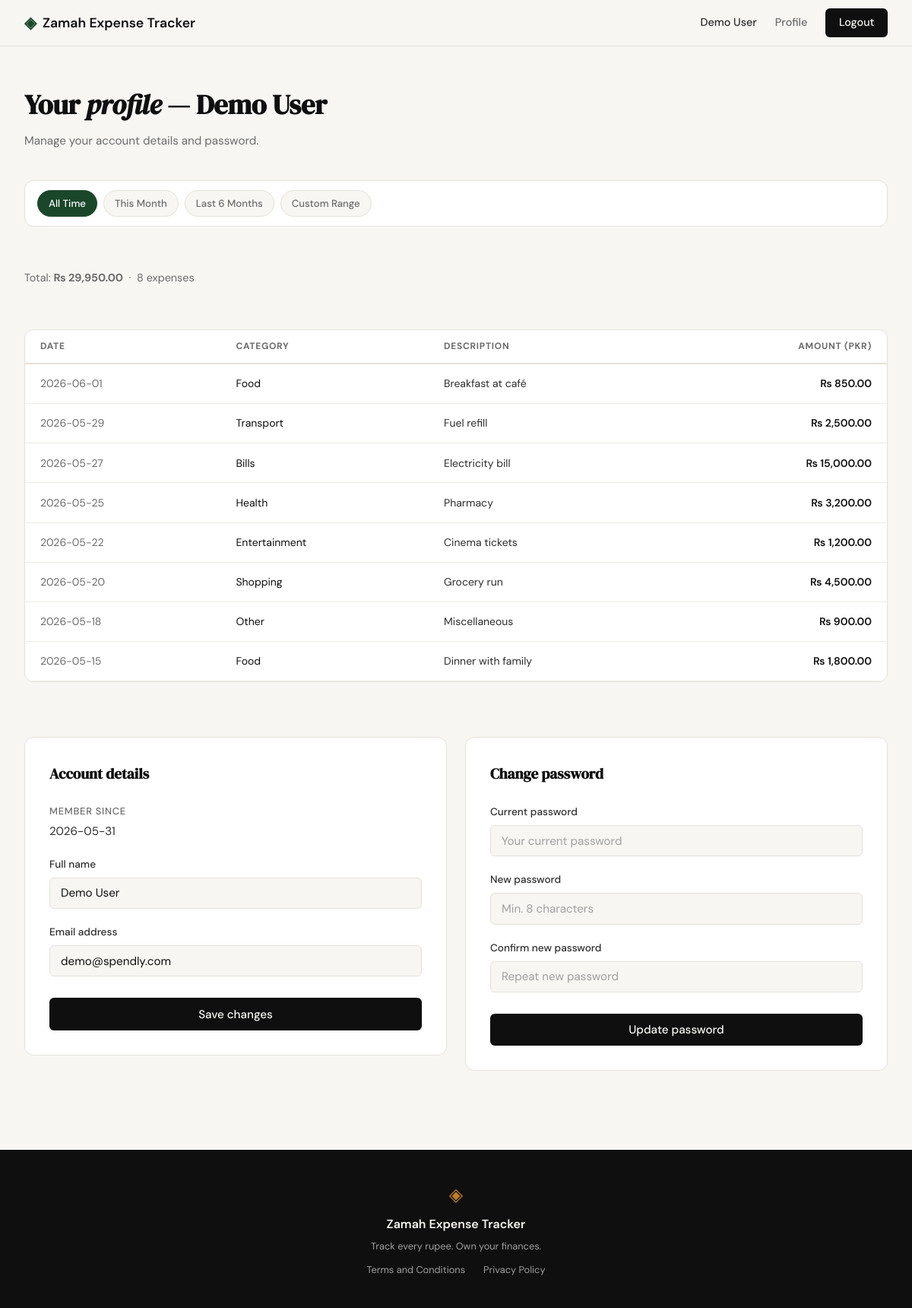
The page /profile?period=all (signed in) on the database its author committed.
### tables this page shows
CREATE TABLE users (
            id            INTEGER PRIMARY KEY AUTOINCREMENT,
            name          TEXT    NOT NULL,
            email         TEXT    NOT NULL UNIQUE,
            password_hash TEXT    NOT NULL,
            created_at    TEXT    DEFAULT (datetime('now'))
        );

CREATE TABLE expenses (
            id          INTEGER PRIMARY KEY AUTOINCREMENT,
            user_id     INTEGER NOT NULL,
            amount      REAL    NOT NULL,
            category    TEXT    NOT NULL,
            date        TEXT    NOT NULL,
            description TEXT,
            created_at  TEXT    DEFAULT (datetime('now')),
            FOREIGN KEY (user_id) REFERENCES users(id)
        );

### app.py (the view, shortened to what this page needs)
@app.route("/profile")
def profile():
    if not session.get("user_id"):
        return redirect(url_for("login"))
    today = date.today()
    period = request.args.get("period", "month")
    def _valid_date(s):
        try:
            date.fromisoformat(s)
            return True
        except (ValueError, TypeError):
            return False
    if period == "all":
        from_date = ""
        to_date = ""
        expenses = get_expenses(session["user_id"])
    else:
        period = "month"
        from_date = today.replace(day=1).strftime("%Y-%m-%d")
        to_date = today.replace(day=calendar.monthrange(today.year, today.month)[1]).strftime("%Y-%m-%d")
        expenses = get_expenses_filtered(session["user_id"], from_date, to_date)
    filtered_total = sum(row["amount"] for row in expenses)
    user = get_user_by_id(session["user_id"])
    return render_template(
        "profile.html",
        user=user,
        message=request.args.get("message"),
        error=request.args.get("error"),
        expenses=expenses,
        filtered_total=filtered_total,
        from_date=from_date,
        to_date=to_date,
        period=period,
    )

### database/db.py (called while the page is built)
def get_db():
    path = current_app.config.get("DATABASE", DB_PATH) if has_app_context() else DB_PATH
    if path == ":memory:":
        conn = sqlite3.connect("file::memory:?cache=shared", uri=True)
    else:
        conn = sqlite3.connect(path)
    conn.row_factory = sqlite3.Row
    conn.execute("PRAGMA foreign_keys = ON")
    return conn

def get_user_by_id(user_id):
    db = get_db()
    row = db.execute("SELECT * FROM users WHERE id = ?", (user_id,)).fetchone()
    db.close()
    return row

def get_expenses(user_id):
    db = get_db()
    rows = db.execute(
        "SELECT * FROM expenses WHERE user_id = ? ORDER BY date DESC",
        (user_id,)
    ).fetchall()
    db.close()
    return rows

### templates/profile.html (shortened to what this page needs)
{% extends "base.html" %}
{% block content %}
<section class="dashboard-section">
    <div class="dashboard-container">
        <div class="dashboard-header">
            <h1 class="dashboard-title">Your <em>profile</em> — {{ user['name'] }}</h1>
            <p class="dashboard-subtitle">Manage your account details and password.</p>
        </div>
        <div class="filter-bar">
            <div class="filter-presets">
                <a href="{{ url_for('profile') }}?period=all"
                   class="filter-preset{% if period == 'all' %} active{% endif %}">All Time</a>
                <a href="{{ url_for('profile') }}?period=month"
                   class="filter-preset{% if period == 'month' %} active{% endif %}">This Month</a>
                <a href="{{ url_for('profile') }}?period=6months"
                   class="filter-preset{% if period == '6months' %} active{% endif %}">Last 6 Months</a>
                <button class="filter-preset{% if period == 'custom' %} active{% endif %}"
                        id="custom-toggle" type="button">Custom Range</button>
            </div>
        </div>
        <p class="filter-summary">
            Total: <strong>₨ {{ "{:,.2f}".format(filtered_total) }}</strong>
            &nbsp;·&nbsp; {{ expenses|length }} expense{{ 's' if expenses|length != 1 else '' }}
        </p>
        {% if expenses %}
        <div class="summary-card" style="overflow-x:auto; padding:0; margin-bottom:2rem">
            <table style="width:100%; border-collapse:collapse; font-family:var(--font-body)">
                <thead>
                    <tr style="border-bottom:2px solid var(--border)">
                        <th style="padding:0.75rem 1.25rem; text-align:left; font-size:0.75rem; text-transform:uppercase; letter-spacing:0.06em; color:var(--ink-muted)">Date</th>
                        <th style="padding:0.75rem 1.25rem; text-align:left; font-size:0.75rem; text-transform:uppercase; letter-spacing:0.06em; color:var(--ink-muted)">Category</th>
                        <th style="padding:0.75rem 1.25rem; text-align:left; font-size:0.75rem; text-transform:uppercase; letter-spacing:0.06em; color:var(--ink-muted)">Description</th>
                        <th style="padding:0.75rem 1.25rem; text-align:right; font-size:0.75rem; text-transform:uppercase; letter-spacing:0.06em; color:var(--ink-muted)">Amount (PKR)</th>
                    </tr>
                </thead>
                <tbody>
                    {% for expense in expenses %}
                    <tr style="border-bottom:1px solid var(--border-soft)">
                        <td style="padding:0.9rem 1.25rem; color:var(--ink-muted); font-size:0.875rem">{{ expense['date'] }}</td>
                        <td style="padding:0.9rem 1.25rem; font-size:0.875rem">{{ expense['category'] }}</td>
                        <td style="padding:0.9rem 1.25rem; color:var(--ink-soft); font-size:0.875rem">{{ expense['description'] or '—' }}</td>
                        <td style="padding:0.9rem 1.25rem; text-align:right; font-weight:600; font-size:0.875rem">₨ {{ "{:,.2f}".format(expense['amount']) }}</td>
                    </tr>
                    {% endfor %}
                </tbody>
            </table>
        </div>
        {% else %}
        <p class="empty-state" style="margin-bottom:2rem">No expenses found for this period.</p>
        {% endif %}
        <div class="profile-grid">
            <div class="auth-card">
                <h2 class="profile-card-title">Account details</h2>
                <p class="profile-meta-label">Member since</p>
                <p class="profile-meta-value">{{ user['created_at'][:10] }}</p>
                <form method="POST" action="{{ url_for('profile_update') }}">
                    <div class="form-group">
                        <label for="name">Full name</label>
                        <input type="text" id="name" name="name"
                               class="form-input" placeholder="Yousaf Shamozai"
                               value="{{ user['name'] }}" required>
                    </div>
                    <div class="form-group">
                        <label for="email">Email address</label>
                        <input type="email" id="email" name="email"
                               class="form-input" placeholder="yousaf@example.com"
                               value="{{ user['email'] }}" required>
                    </div>
                    <button type="submit" class="btn-submit">Save changes</button>
                </form>
            </div>
            <div class="auth-card">
                <h2 class="profile-card-title">Change password</h2>
                <form method="POST" action="{{ url_for('profile_password') }}">
                    <div class="form-group">
                        <label for="current_password">Current password</label>
                        <input type="password" id="current_password" name="current_password"
                               class="form-input" placeholder="Your current password" required>
                    </div>
                    <div class="form-group">
                        <label for="new_password">New password</label>
                        <input type="password" id="new_password" name="new_password"
                               class="form-input" placeholder="Min. 8 characters" required>
                    </div>
                    <div class="form-group">
                        <label for="confirm_password">Confirm new password</label>
                        <input type="password" id="confirm_password" name="confirm_password"
                               class="form-input" placeholder="Repeat new password" required>
                    </div>
                    <button type="submit" class="btn-submit">Update password</button>
                </form>
            </div>
        </div>
    </div>
</section>
{% endblock %}

### templates/base.html (shortened to what this page needs)
<!DOCTYPE html>
<html lang="en">
<head>
    <link rel="stylesheet" href="{{ url_for('static', filename='css/style.css') }}">
</head>
<body>
    <nav class="navbar">
        <div class="nav-inner">
            <a href="{{ url_for('landing') }}" class="nav-brand">
                <span class="brand-icon">◈</span>
                <span class="brand-name">Zamah Expense Tracker</span>
            </a>
            <div class="nav-links">
                {% if session.get('user_id') %}
                <span class="nav-user">{{ session['user_name'] }}</span>
                <a href="{{ url_for('profile') }}">Profile</a>
                <a href="{{ url_for('logout') }}" class="nav-cta">Logout</a>
                {% else %}
                <a href="{{ url_for('login') }}">Sign in</a>
                <a href="{{ url_for('register') }}" class="nav-cta">Get started</a>
                {% endif %}
            </div>
        </div>
    </nav>
    <main class="main-content">
        {% block content %}{% endblock %}
    </main>
    <footer class="footer">
        <div class="footer-inner">
            <span class="brand-icon">◈</span>
            <span class="footer-name">Zamah Expense Tracker</span>
            <p class="footer-copy">Track every rupee. Own your finances.</p>
            <div class="footer-links">
                <a href="{{ url_for('terms') }}">Terms and Conditions</a>
                <a href="{{ url_for('privacy') }}">Privacy Policy</a>
            </div>
        </div>
    </footer>
</body>
</html>

### rows shown on the page
users: user_name "Demo User", name "Demo User", created_at "2026-05-31", email "demo@spendly.com"
expenses: date "2026-06-01", category "Food", description "Breakfast at café", amount "850.00"
expenses: date "2026-05-29", category "Transport", description "Fuel refill", amount "2,500.00"
expenses: date "2026-05-27", category "Bills", description "Electricity bill", amount "15,000.00"
expenses: date "2026-05-25", category "Health", description "Pharmacy", amount "3,200.00"
expenses: date "2026-05-22", category "Entertainment", description "Cinema tickets", amount "1,200.00"
expenses: date "2026-05-20", category "Shopping", description "Grocery run", amount "4,500.00"
expenses: date "2026-05-18", category "Other", description "Miscellaneous", amount "900.00"
expenses: date "2026-05-15", category "Food", description "Dinner with family", amount "1,800.00"

### other values the page prints
{{ "{:,.2f}".format(filtered_total) }} "29,950.00"
{{ expenses|length }} "8"
{{ 's' if expenses|length != 1 else '' }} "s"
